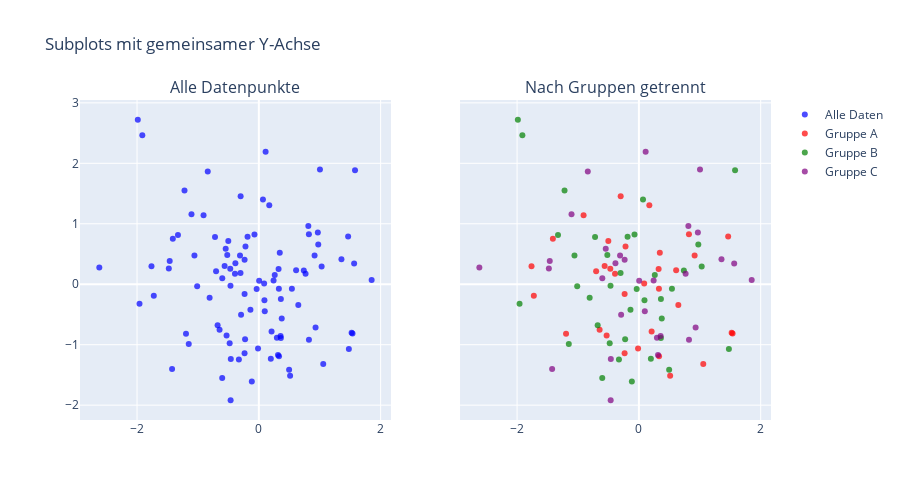

Write notebook code for a chart like this one.
### Markdown cell above
**Erklärung:**
- Mit `specs` kannst du die Eigenschaften jedes Subplot-Bereichs definieren
- `{"colspan": 2}` lässt einen Plot über mehrere Spalten hinweg erstrecken
- `{"type": "domain"}` ermöglicht kreisförmige Diagrammtypen wie Pie-Charts
- `column_widths` und `row_heights` steuern die relativen Größen der Zeilen und Spalten

## 2 Gemeinsame Achsen und Sekundärachsen

### Beispiel 1: Subplots mit gemeinsamen Achsen

### Code cell
import plotly.graph_objects as go
from plotly.subplots import make_subplots

import numpy as np

# Daten generieren
np.random.seed(42)
df = pd.DataFrame({
    'x': np.random.normal(0, 1, 100),
    'y': np.random.normal(0, 1, 100),
    'Gruppe': np.random.choice(['A', 'B', 'C'], 100)
})

# Subplots mit gemeinsamen Achsen erstellen
fig = make_subplots(
    rows=1, cols=2,
    shared_yaxes=True,  # Gemeinsame y-Achse
    subplot_titles=("Alle Datenpunkte", "Nach Gruppen getrennt")
)

# Streudiagramm aller Daten
fig.add_trace(
    go.Scatter(
        x=df['x'],
        y=df['y'],
        mode='markers',
        marker=dict(color='blue', opacity=0.7),
        name='Alle Daten'
    ),
    row=1, col=1
)

# Streudiagramm nach Gruppen getrennt
for gruppe, farbe in zip(['A', 'B', 'C'], ['red', 'green', 'purple']):
    daten = df[df['Gruppe'] == gruppe]
    fig.add_trace(
        go.Scatter(
            x=daten['x'],
            y=daten['y'],
            mode='markers',
            marker=dict(color=farbe, opacity=0.7),
            name=f'Gruppe {gruppe}'
        ),
        row=1, col=2
    )

# Layout anpassen
fig.update_layout(
    height=500,
    width=900,
    title_text="Subplots mit gemeinsamer Y-Achse"
)

fig.show()

### Figure 1 — Plotly figure (JSON) as saved in the notebook; plotly's stock layout.template omitted (floating-point values rounded to 4 significant figures)
{"data": [{"marker": {"color": "blue", "opacity": 0.7}, "mode": "markers", "name": "Alle Daten", "type": "scatter", "x": [0.4967, -0.1383, 0.6477, 1.523, -0.2342, -0.2341, 1.579, 0.7674, -0.4695, 0.5426, -0.4634, -0.4657, 0.242, -1.913, -1.725, -0.5623, -1.013, 0.3142, -0.908, -1.412, 1.466, -0.2258, 0.06753, -1.425, -0.5444, 0.1109, -1.151, 0.3757, -0.6006, -0.2917, -0.6017, 1.852, -0.0135, -1.058, 0.8225, -1.221, 0.2089, -1.96, -1.328, 0.1969, 0.7385, 0.1714, -0.1156, -0.3011, -1.479, -0.7198, -0.4606, 1.057, 0.3436, -1.763, 0.3241, -0.3851, -0.6769, 0.6117, 1.031, 0.9313, -0.8392, -0.3092, 0.3313, 0.9755, -0.4792, -0.1857, -1.106, -1.196, 0.8125, 1.356, -0.07201, 1.004, 0.3616, -0.6451, 0.3614, 1.538, -0.03583, 1.565, -2.62, 0.8219, 0.08705, -0.299, 0.09176, -1.988, -0.2197, 0.3571, 1.478, -0.5183, -0.8085, -0.5018, 0.9154, 0.3288, -0.5298, 0.5133, 0.09708, 0.9686, -0.7021, -0.3277, -0.3921, -1.464, 0.2961, 0.2611, 0.005113, -0.2346], "xaxis": "x", "y": [-1.415, -0.4206, -0.3427, -0.8023, -0.1613, 0.4041, 1.886, 0.1746, 0.2576, -0.07445, -1.919, -0.02651, 0.06023, 2.463, -0.1924, 0.3015, -0.03471, -1.169, 1.143, 0.7519, 0.791, -0.9094, 1.403, -1.402, 0.5869, 2.19, -0.9905, -0.5663, 0.09965, -0.5035, -1.551, 0.06856, -1.062, 0.4736, -0.9194, 1.55, -0.7833, -0.3221, 0.8135, -1.231, 0.2275, 1.307, -1.607, 0.1846, 0.2599, 0.7818, -1.237, -1.32, 0.5219, 0.297, 0.2505, 0.3464, -0.68, 0.2323, 0.2931, -0.7144, 1.866, 0.4738, -1.191, 0.6566, -0.9747, 0.7871, 1.159, -0.8207, 0.9634, 0.4128, 0.8221, 1.897, -0.2454, -0.7537, -0.8895, -0.8158, -0.0771, 0.3412, 0.2767, 0.8272, 0.013, 1.454, -0.2647, 2.72, 0.6257, -0.8572, -1.071, 0.4825, -0.2235, 0.714, 0.4732, -0.07283, -0.8468, -1.515, -0.4465, 0.8564, 0.2141, -1.246, 0.1732, 0.3853, -0.8839, 0.1537, 0.05821, -1.143], "yaxis": "y"}, {"marker": {"color": "red", "opacity": 0.7}, "mode": "markers", "name": "Gruppe A", "type": "scatter", "x": [0.6477, 1.523, -0.2342, -0.4695, -1.725, -0.5623, -0.908, -1.412, 1.466, -0.0135, 0.2089, 0.1714, 1.057, 0.3436, -1.763, 0.3241, 0.6117, 0.3313, -1.196, -0.6451, 1.538, 0.8219, 0.08705, -0.299, -0.2197, -0.5018, 0.9154, 0.3288, -0.5298, 0.5133, -0.7021, -0.3921, -0.2346], "xaxis": "x2", "y": [-0.3427, -0.8023, -0.1613, 0.2576, -0.1924, 0.3015, 1.143, 0.7519, 0.791, -1.062, -0.7833, 1.307, -1.32, 0.5219, 0.297, 0.2505, 0.2323, -1.191, -0.8207, -0.7537, -0.8158, 0.8272, 0.013, 1.454, 0.6257, 0.714, 0.4732, -0.07283, -0.8468, -1.515, 0.2141, 0.1732, -1.143], "yaxis": "y2"}, {"marker": {"color": "green", "opacity": 0.7}, "mode": "markers", "name": "Gruppe B", "type": "scatter", "x": [0.4967, -0.1383, 1.579, 0.5426, -0.4657, -1.913, -1.013, -0.2258, 0.06753, -1.151, 0.3757, -0.6017, -1.058, -1.221, -1.96, -1.328, 0.1969, 0.7385, -0.1156, -0.3011, -0.7198, -0.6769, 1.031, 0.9755, -0.4792, -0.1857, -0.07201, 0.3616, 0.3614, -0.03583, 0.09176, -1.988, 1.478, -0.5183, -0.8085, -0.3277, 0.2611], "xaxis": "x2", "y": [-1.415, -0.4206, 1.886, -0.07445, -0.02651, 2.463, -0.03471, -0.9094, 1.403, -0.9905, -0.5663, -1.551, 0.4736, 1.55, -0.3221, 0.8135, -1.231, 0.2275, -1.607, 0.1846, 0.7818, -0.68, 0.2931, 0.6566, -0.9747, 0.7871, 0.8221, -0.2454, -0.8895, -0.0771, -0.2647, 2.72, -1.071, 0.4825, -0.2235, -1.246, 0.1537], "yaxis": "y2"}, {"marker": {"color": "purple", "opacity": 0.7}, "mode": "markers", "name": "Gruppe C", "type": "scatter", "x": [-0.2341, 0.7674, -0.4634, 0.242, 0.3142, -1.425, -0.5444, 0.1109, -0.6006, -0.2917, 1.852, 0.8225, -1.479, -0.4606, -0.3851, 0.9313, -0.8392, -0.3092, -1.106, 0.8125, 1.356, 1.004, 1.565, -2.62, 0.3571, 0.09708, 0.9686, -1.464, 0.2961, 0.005113], "xaxis": "x2", "y": [0.4041, 0.1746, -1.919, 0.06023, -1.169, -1.402, 0.5869, 2.19, 0.09965, -0.5035, 0.06856, -0.9194, 0.2599, -1.237, 0.3464, -0.7144, 1.866, 0.4738, 1.159, 0.9634, 0.4128, 1.897, 0.3412, 0.2767, -0.8572, -0.4465, 0.8564, 0.3853, -0.8839, 0.05821], "yaxis": "y2"}], "layout": {"annotations": [{"font": {"size": 16}, "showarrow": false, "text": "Alle Datenpunkte", "x": 0.225, "xanchor": "center", "xref": "paper", "y": 1, "yanchor": "bottom", "yref": "paper"}, {"font": {"size": 16}, "showarrow": false, "text": "Nach Gruppen getrennt", "x": 0.775, "xanchor": "center", "xref": "paper", "y": 1, "yanchor": "bottom", "yref": "paper"}], "height": 500, "title": {"text": "Subplots mit gemeinsamer Y-Achse"}, "width": 900, "xaxis": {"anchor": "y", "domain": [0, 0.45]}, "xaxis2": {"anchor": "y2", "domain": [0.55, 1]}, "yaxis": {"anchor": "x", "domain": [0, 1]}, "yaxis2": {"anchor": "x2", "domain": [0, 1], "matches": "y", "showticklabels": false}}}
